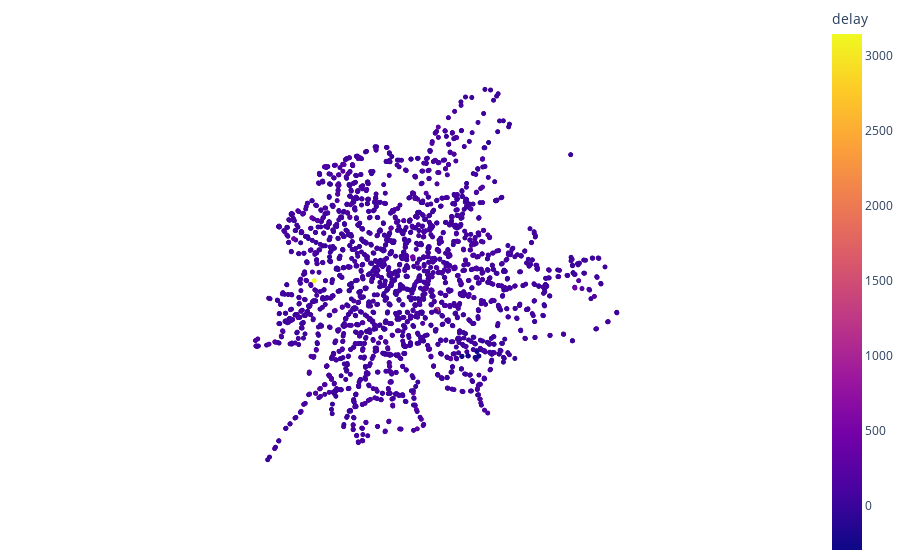

Notebook code cell kept with this figure:
### Markdown cell above
Type de map 2

### Code cell
px.set_mapbox_access_token("pk.eyJ1IjoibWpkYW91ZGkiLCJhIjoiY2xibm54OThyMGdyOTNvcnhqeTYyZmRuYiJ9.rfxe3z8triwA5yvV1XZA-A")
fig = px.scatter_mapbox(test, lat="stop_lat", lon="stop_lon", hover_name="stop_id",
                        color="delay", zoom=10)
fig.update_layout(mapbox_style="white-bg")
fig.update_layout(margin={"r":0,"t":0,"l":0,"b":0})
fig.update_layout(showlegend=False)
fig.show()

### Figure 1 — Plotly figure (JSON) as saved in the notebook; plotly's stock layout.template omitted (floating-point values rounded to 4 significant figures; data arrays with more than 128 entries replaced by an {"elided": "..."} marker saying what was removed)
{"data": [{"hovertemplate": "<b>%{hovertext}</b><br><br>stop_lat=%{lat}<br>stop_lon=%{lon}<br>delay=%{marker.color}<extra></extra>", "hovertext": {"elided": "2275 str values"}, "lat": {"elided": "2275 float values"}, "legendgroup": "", "lon": {"elided": "2275 float values"}, "marker": {"color": {"elided": "2275 float values"}, "coloraxis": "coloraxis"}, "mode": "markers", "name": "", "showlegend": false, "subplot": "mapbox", "type": "scattermapbox"}], "layout": {"coloraxis": {"colorbar": {"title": {"text": "delay"}}, "colorscale": [[0, "#0d0887"], [0.1111, "#46039f"], [0.2222, "#7201a8"], [0.3333, "#9c179e"], [0.4444, "#bd3786"], [0.5556, "#d8576b"], [0.6667, "#ed7953"], [0.7778, "#fb9f3a"], [0.8889, "#fdca26"], [1, "#f0f921"]]}, "legend": {"tracegroupgap": 0}, "mapbox": {"accesstoken": "pk.eyJ1IjoibWpkYW91ZGkiLCJhIjoiY2xibm54OThyMGdyOTNvcnhqeTYyZmRuYiJ9.rfxe3z8triwA5yvV1XZA-A", "center": {"lat": 50.84, "lon": 4.367}, "domain": {"x": [0, 1], "y": [0, 1]}, "style": "white-bg", "zoom": 10}, "margin": {"b": 0, "l": 0, "r": 0, "t": 0}, "showlegend": false}}
